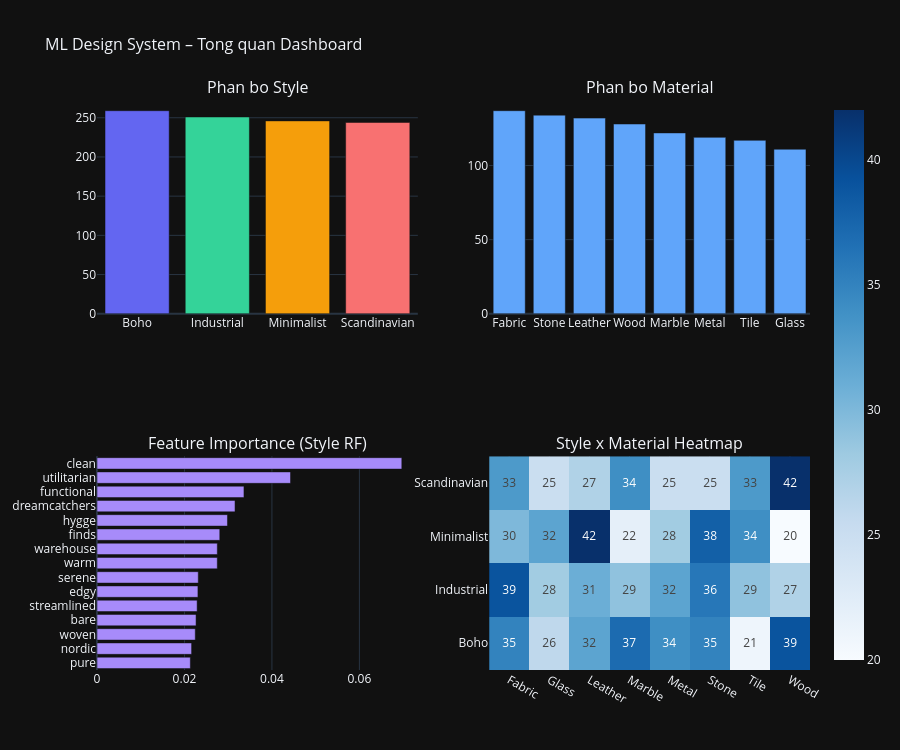

Write notebook code for a chart like this one.
### Markdown cell above
## 10. Dashboard Tổng quan (Plotly Interactive)

Biểu đồ tổng hợp 4-panel: phân bố nhãn, feature importance, heatmap style × material.

### Code cell
# 10. Dashboard Tổng quan – Plotly 4-panel
from plotly.subplots import make_subplots
import plotly.graph_objects as go

fig_dash = make_subplots(
    rows=2, cols=2,
    subplot_titles=("Phan bo Style","Phan bo Material",
                    "Feature Importance (Style RF)","Style x Material Heatmap"),
    specs=[[{"type":"bar"},{"type":"bar"}],
           [{"type":"bar"},{"type":"heatmap"}]]
)
sc2 = df["style_label"].value_counts()
fig_dash.add_trace(go.Bar(x=sc2.index, y=sc2.values,
    marker_color=["#6366f1","#34d399","#f59e0b","#f87171"],
    showlegend=False), row=1, col=1)
mc2 = df["material_label"].value_counts()
fig_dash.add_trace(go.Bar(x=mc2.index, y=mc2.values,
    marker_color="#60a5fa", showlegend=False), row=1, col=2)
feat_d = tfidf_style.get_feature_names_out()
fi_d   = style_clf.feature_importances_
ord_d  = np.argsort(fi_d)[-15:]
fig_dash.add_trace(go.Bar(
    y=[feat_d[i] for i in ord_d], x=fi_d[ord_d],
    orientation="h", marker_color="#a78bfa", showlegend=False), row=2, col=1)
cross_d = pd.crosstab(df["style_label"], df["material_label"])
fig_dash.add_trace(go.Heatmap(
    z=cross_d.values, x=cross_d.columns.tolist(), y=cross_d.index.tolist(),
    colorscale="Blues", showscale=True,
    text=cross_d.values, texttemplate="%{text}"), row=2, col=2)
fig_dash.update_layout(height=750, title_text="ML Design System – Tong quan Dashboard",
    title_font_size=16)
fig_dash.show()

### Figure 1 — Plotly figure (JSON) as saved in the notebook; plotly's stock layout.template omitted (floating-point values rounded to 4 significant figures)
{"data": [{"marker": {"color": ["#6366f1", "#34d399", "#f59e0b", "#f87171"]}, "showlegend": false, "x": ["Boho", "Industrial", "Minimalist", "Scandinavian"], "y": [259, 251, 246, 244], "type": "bar", "xaxis": "x", "yaxis": "y"}, {"marker": {"color": "#60a5fa"}, "showlegend": false, "x": ["Fabric", "Stone", "Leather", "Wood", "Marble", "Metal", "Tile", "Glass"], "y": [137, 134, 132, 128, 122, 119, 117, 111], "type": "bar", "xaxis": "x2", "yaxis": "y2"}, {"marker": {"color": "#a78bfa"}, "orientation": "h", "showlegend": false, "x": [0.02134, 0.02163, 0.02247, 0.02265, 0.0229, 0.02308, 0.02316, 0.02751, 0.02751, 0.02807, 0.02983, 0.03156, 0.0336, 0.04425, 0.0697], "y": ["pure", "nordic", "woven", "bare", "streamlined", "edgy", "serene", "warm", "warehouse", "finds", "hygge", "dreamcatchers", "functional", "utilitarian", "clean"], "type": "bar", "xaxis": "x3", "yaxis": "y3"}, {"colorscale": [[0.0, "rgb(247,251,255)"], [0.125, "rgb(222,235,247)"], [0.25, "rgb(198,219,239)"], [0.375, "rgb(158,202,225)"], [0.5, "rgb(107,174,214)"], [0.625, "rgb(66,146,198)"], [0.75, "rgb(33,113,181)"], [0.875, "rgb(8,81,156)"], [1.0, "rgb(8,48,107)"]], "showscale": true, "text": [[35, 26, 32, 37, 34, 35, 21, 39], [39, 28, 31, 29, 32, 36, 29, 27], [30, 32, 42, 22, 28, 38, 34, 20], [33, 25, 27, 34, 25, 25, 33, 42]], "texttemplate": "%{text}", "x": ["Fabric", "Glass", "Leather", "Marble", "Metal", "Stone", "Tile", "Wood"], "y": ["Boho", "Industrial", "Minimalist", "Scandinavian"], "z": [[35, 26, 32, 37, 34, 35, 21, 39], [39, 28, 31, 29, 32, 36, 29, 27], [30, 32, 42, 22, 28, 38, 34, 20], [33, 25, 27, 34, 25, 25, 33, 42]], "type": "heatmap", "xaxis": "x4", "yaxis": "y4"}], "layout": {"xaxis": {"anchor": "y", "domain": [0.0, 0.45]}, "yaxis": {"anchor": "x", "domain": [0.625, 1.0]}, "xaxis2": {"anchor": "y2", "domain": [0.55, 1.0]}, "yaxis2": {"anchor": "x2", "domain": [0.625, 1.0]}, "xaxis3": {"anchor": "y3", "domain": [0.0, 0.45]}, "yaxis3": {"anchor": "x3", "domain": [0.0, 0.375]}, "xaxis4": {"anchor": "y4", "domain": [0.55, 1.0]}, "yaxis4": {"anchor": "x4", "domain": [0.0, 0.375]}, "annotations": [{"font": {"size": 16}, "showarrow": false, "text": "Phan bo Style", "x": 0.225, "xanchor": "center", "xref": "paper", "y": 1.0, "yanchor": "bottom", "yref": "paper"}, {"font": {"size": 16}, "showarrow": false, "text": "Phan bo Material", "x": 0.775, "xanchor": "center", "xref": "paper", "y": 1.0, "yanchor": "bottom", "yref": "paper"}, {"font": {"size": 16}, "showarrow": false, "text": "Feature Importance (Style RF)", "x": 0.225, "xanchor": "center", "xref": "paper", "y": 0.375, "yanchor": "bottom", "yref": "paper"}, {"font": {"size": 16}, "showarrow": false, "text": "Style x Material Heatmap", "x": 0.775, "xanchor": "center", "xref": "paper", "y": 0.375, "yanchor": "bottom", "yref": "paper"}], "title": {"font": {"size": 16}, "text": "ML Design System – Tong quan Dashboard"}, "height": 750}}
